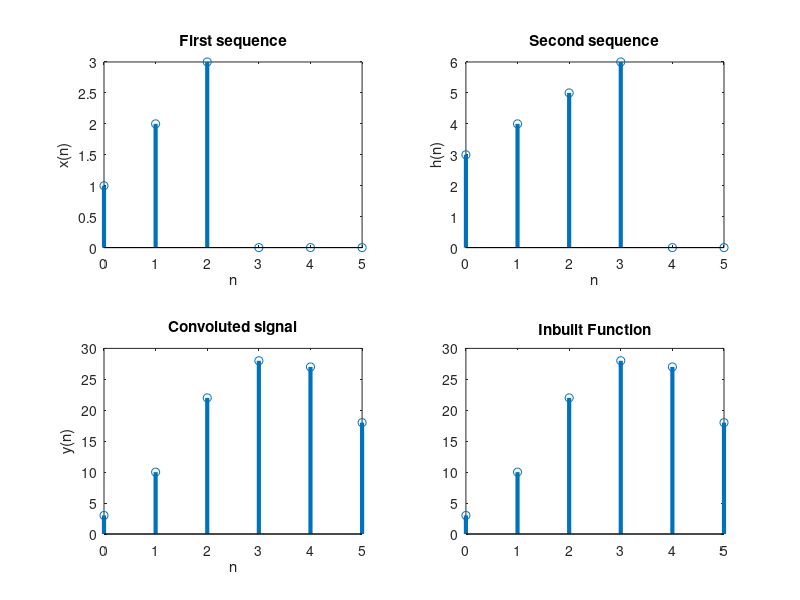

The MATLAB source for this figure:
x = [1,2,3];
h = [3,4,5,6];
x_length = length(x);
h_length = length(h);
N = x_length + h_length -1;
x = [x,zeros(1,N-x_length)];
h = [h,zeros(1,N-h_length)];
y = zeros(1,N);

%Without inbuilt function
for n=1:N
for m=1:n
y(n) = y(n)+x(m)*h(n-m+1);
end
end
figure("Name","without-Inbuilt")
ny = (0:N-1);
subplot(2,2,1);
stem(ny,x,"LineWidth",3);
xlabel("n");
ylabel("x(n)");
title("First sequence");
subplot(2,2,2);
stem(ny,h,"LineWidth",3);
xlabel("n");
ylabel("h(n)");
title("Second sequence");
subplot(2,2,3);
stem(ny,y,"LineWidth",3);
xlabel("n");
ylabel("y(n)");
title("Convoluted signal");

%With inbuilt function
x = [1,2,3];
h = [3,4,5,6];
y = conv(x,h);
ny = (0:N-1);
subplot(2,2,4)
stem(ny,y,"LineWidth",3);
title('Inbuilt Function')
